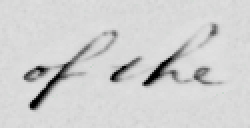
#> input picture data/gw_data/test/001/3080308_green_surface_104.png, 125 x 64 px (shown 2 times larger)
$ python filter.py -i ../data/gw_data/test/001 -o out   (older library calls are emulated)
#> lines starting #> are read from the running program, lines starting #| are printed output that depends on the picture; after the words box and inside, x2 and y2 are one past the last pixel; in counts of white or black regions, pixels touching at a corner belong together
import os
import cv2
import numpy as np
import argparse
from tqdm import tqdm

def apply_high_pass_filter(image, kernel_size=3, method='gaussian', binary_output=True, threshold_value=127, noise_reduction=True):
    """
    Apply filtering to preserve text and remove background noise

    Args:
        image: Input image (numpy array)
        kernel_size: Size of the kernel for filtering
        method: 'gaussian', 'laplacian', or 'sobel'
        binary_output: Whether to convert result to black and white (binary)
        threshold_value: Threshold value for binary conversion (0-255)
        noise_reduction: Whether to apply noise reduction techniques

    Returns:
        Filtered image with text preserved and background noise removed
    """
    if len(image.shape) == 3:
        # Convert to grayscale if colored
        gray = cv2.cvtColor(image, cv2.COLOR_BGR2GRAY)
    else:
        gray = image.copy()

    # Pre-processing for noise reduction
    if noise_reduction:
        # 1. Bilateral filter to reduce noise while preserving edges
        gray = cv2.bilateralFilter(gray, 9, 75, 75)

        # 2. Morphological opening to remove small noise
        kernel_noise = np.ones((2, 2), np.uint8)
        gray = cv2.morphologyEx(gray, cv2.MORPH_OPEN, kernel_noise)

    if method == 'gaussian':
        # For text preservation, use unsharp masking instead of high-pass
        # Apply Gaussian blur and then enhance contrast
        blurred = cv2.GaussianBlur(gray, (kernel_size, kernel_size), 0)
        # Unsharp masking: original + (original - blurred) * amount
        processed = cv2.addWeighted(gray, 1.5, blurred, -0.5, 0)
        processed = np.clip(processed, 0, 255).astype(np.uint8)

    elif method == 'laplacian':
        # Use Laplacian for edge detection but preserve text
        laplacian = cv2.Laplacian(gray, cv2.CV_64F, ksize=kernel_size)
        laplacian = np.absolute(laplacian)
        laplacian = np.uint8(laplacian)
        # Combine original with edge information
        processed = cv2.addWeighted(gray, 0.8, laplacian, 0.2, 0)

    elif method == 'sobel':
        # Use Sobel for edge detection but preserve text
        sobel_x = cv2.Sobel(gray, cv2.CV_64F, 1, 0, ksize=kernel_size)
        sobel_y = cv2.Sobel(gray, cv2.CV_64F, 0, 1, ksize=kernel_size)
        sobel = np.sqrt(sobel_x**2 + sobel_y**2)
        sobel = np.uint8(sobel)
        # Combine original with edge information
        processed = cv2.addWeighted(gray, 0.8, sobel, 0.2, 0)

    else:
        raise ValueError("Method must be 'gaussian', 'laplacian', or 'sobel'")

    # Post-processing noise reduction
    if noise_reduction:
        # Additional noise cleanup while preserving text
        kernel_clean = np.ones((2, 2), np.uint8)
        processed = cv2.morphologyEx(processed, cv2.MORPH_CLOSE, kernel_clean)
        processed = cv2.morphologyEx(processed, cv2.MORPH_OPEN, kernel_clean)

    # Convert to black and white if requested
    if binary_output:
        if noise_reduction:
            # Use adaptive thresholding for better text preservation
            processed = cv2.adaptiveThreshold(
                processed, 255, cv2.ADAPTIVE_THRESH_GAUSSIAN_C,
                cv2.THRESH_BINARY, 11, 2
            )
        else:
            # Apply simple threshold to create pure black and white image
            _, processed = cv2.threshold(processed, threshold_value, 255, cv2.THRESH_BINARY)

        # Invert the image so text is black and background is white
        processed = cv2.bitwise_not(processed)

        # Final cleanup to remove small noise while preserving text
        if noise_reduction:
            # Remove small white noise spots (opening)
            kernel_final = np.ones((2, 2), np.uint8)
            processed = cv2.morphologyEx(processed, cv2.MORPH_OPEN, kernel_final)

            # Fill small holes in text (closing)
            processed = cv2.morphologyEx(processed, cv2.MORPH_CLOSE, kernel_final)

    return processed

def get_image_extensions():
    """Return common image file extensions"""
    return {'.jpg', '.jpeg', '.png', '.bmp', '.tiff', '.tif', '.webp', '.gif'}

def process_image(input_path, output_path, kernel_size=3, method='gaussian', preserve_format=True, binary_output=True, threshold_value=127, noise_reduction=True):
    """
    Process a single image with high pass filter

    Args:
        input_path: Path to input image
        output_path: Path to save filtered image
        kernel_size: Size of the kernel for filtering
        method: Filtering method
        preserve_format: Whether to keep original format or save as PNG
        binary_output: Whether to convert result to black and white
        threshold_value: Threshold value for binary conversion
        noise_reduction: Whether to apply noise reduction techniques
    """
    try:
        # Read image
        image = cv2.imread(input_path)
        if image is None:
            print(f"Warning: Could not read image {input_path}")
            return False

        # Get original dimensions
        original_height, original_width = image.shape[:2]

        # Apply high pass filter
        filtered_image = apply_high_pass_filter(image, kernel_size, method, binary_output, threshold_value, noise_reduction)

        # Ensure output directory exists
        os.makedirs(os.path.dirname(output_path), exist_ok=True)

        # Save the filtered image
        if preserve_format:
            # Keep original format
            cv2.imwrite(output_path, filtered_image)
        else:
            # Save as PNG for consistency
            base_name = os.path.splitext(output_path)[0]
            png_path = base_name + '.png'
            cv2.imwrite(png_path, filtered_image)

        # Verify dimensions are preserved
        saved_image = cv2.imread(output_path if preserve_format else png_path)
        if saved_image is not None:
            saved_height, saved_width = saved_image.shape[:2]
            if saved_height != original_height or saved_width != original_width:
                print(f"Warning: Size mismatch for {input_path}")

        return True

    except Exception as e:
        print(f"Error processing {input_path}: {str(e)}")
        return False

def process_folder_structure(input_folder, output_folder, kernel_size=3, method='gaussian', preserve_format=True, binary_output=True, threshold_value=127, noise_reduction=True):
    """
    Process entire folder structure with high pass filter

    Args:
        input_folder: Root folder containing subfolders with images
        output_folder: Root folder for filtered images
        kernel_size: Size of the kernel for filtering
        method: Filtering method ('gaussian', 'laplacian', 'sobel')
        preserve_format: Whether to keep original image format
        binary_output: Whether to convert result to black and white
        threshold_value: Threshold value for binary conversion
        noise_reduction: Whether to apply noise reduction techniques
    """
    if not os.path.exists(input_folder):
        print(f"Error: Input folder {input_folder} does not exist")
        return

    # Create output folder if it doesn't exist
    os.makedirs(output_folder, exist_ok=True)

    # Get image extensions
    image_extensions = get_image_extensions()

    # Count total images for progress bar
    total_images = 0
    for root, dirs, files in os.walk(input_folder):
        for file in files:
            if os.path.splitext(file.lower())[1] in image_extensions:
                total_images += 1

    print(f"Found {total_images} images to process")
    print(f"Using {method} high pass filter with kernel size {kernel_size}")
    if binary_output:
        threshold_info = "adaptive thresholding" if noise_reduction else f"threshold {threshold_value}"
        print(f"Output will be binary (black and white) with {threshold_info}")
    if noise_reduction:
        print("Noise reduction is enabled")

    # Process all images
    processed_count = 0
    failed_count = 0

    with tqdm(total=total_images, desc="Processing images") as pbar:
        for root, dirs, files in os.walk(input_folder):
            # Calculate relative path from input folder
            rel_path = os.path.relpath(root, input_folder)

            # Create corresponding output directory
            if rel_path == '.':
                output_root = output_folder
            else:
                output_root = os.path.join(output_folder, rel_path)

            # Process each image file
            for file in files:
                file_ext = os.path.splitext(file.lower())[1]
                if file_ext in image_extensions:
                    input_path = os.path.join(root, file)
                    output_path = os.path.join(output_root, file)

                    # Process the image
                    if process_image(input_path, output_path, kernel_size, method, preserve_format, binary_output, threshold_value, noise_reduction):
                        processed_count += 1
                    else:
                        failed_count += 1

                    pbar.update(1)

    print(f"\nProcessing complete!")
    print(f"Successfully processed: {processed_count} images")
    print(f"Failed to process: {failed_count} images")
    print(f"Output saved to: {output_folder}")

def main():
    parser = argparse.ArgumentParser(description='Apply high pass filter to images in folder structure')
    parser.add_argument('--input', '-i', required=True, help='Input folder path')
    parser.add_argument('--output', '-o', required=True, help='Output folder path')
    parser.add_argument('--kernel_size', '-k', type=int, default=3, help='Kernel size for filtering (default: 3)')
    parser.add_argument('--method', '-m', choices=['gaussian', 'laplacian', 'sobel'],
                       default='gaussian', help='High pass filter method (default: gaussian)')
    parser.add_argument('--preserve_format', action='store_true',
                       help='Keep original image format (default: False, saves as PNG)')
    parser.add_argument('--preview', action='store_true',
                       help='Show preview of first image before processing all')
    parser.add_argument('--grayscale', action='store_true',
                       help='Output grayscale instead of black and white (binary)')
    parser.add_argument('--threshold', '-t', type=int, default=127,
                       help='Threshold value for black/white conversion (0-255, default: 127)')
    parser.add_argument('--no_noise_reduction', action='store_true',
                       help='Disable noise reduction techniques (faster but noisier)')

    args = parser.parse_args()

    # Determine if output should be binary (black and white) or grayscale
    binary_output = not args.grayscale
    noise_reduction = not args.no_noise_reduction

    # Preview mode
    if args.preview:
        print("Preview mode: Processing first image found...")
        image_extensions = get_image_extensions()

        for root, dirs, files in os.walk(args.input):
            for file in files:
                if os.path.splitext(file.lower())[1] in image_extensions:
                    input_path = os.path.join(root, file)

                    # Load and show original
                    original = cv2.imread(input_path)
                    if original is not None:
                        # Apply filter
                        filtered = apply_high_pass_filter(original, args.kernel_size, args.method, binary_output, args.threshold, noise_reduction)

                        # Display side by side
                        if binary_output:
                            # For binary images, convert to 3-channel for display
                            filtered_display = cv2.cvtColor(filtered, cv2.COLOR_GRAY2BGR)
                        else:
                            filtered_display = cv2.cvtColor(filtered, cv2.COLOR_GRAY2BGR)

                        combined = np.hstack((original, filtered_display))
                        noise_status = "with noise reduction" if noise_reduction else "without noise reduction"
                        window_title = f'Original (Left) vs Filtered {"Binary" if binary_output else "Grayscale"} {noise_status} (Right)'
                        cv2.imshow(window_title, combined)
                        cv2.waitKey(0)
                        cv2.destroyAllWindows()

                        choice = input("Continue with processing all images? (y/n): ")
                        if choice.lower() != 'y':
                            return
                        break
            else:
                continue
            break

    # Process all images
    process_folder_structure(
        args.input,
        args.output,
        args.kernel_size,
        args.method,
        args.preserve_format,
        binary_output,
        args.threshold,
        noise_reduction
    )
#> in process_image, image is the input picture: shape (64, 125, 3); mean B, G, R 207.5, 207.6, 207.5
#> in apply_high_pass_filter, `gray = cv2.bilateralFilter(gray, 9, 75, 75)`:
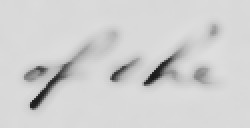
#> gray: shape (64, 125) (shown 2 times larger); min 25, max 222, mean 208.1
#> in apply_high_pass_filter, `gray = cv2.morphologyEx(gray, cv2.MORPH_OPEN, kernel_noise)`:
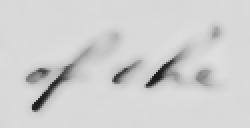
#> gray: shape (64, 125) (shown 2 times larger); min 25, max 222, mean 208.1
#> in apply_high_pass_filter, `processed = cv2.morphologyEx(processed, cv2.MORPH_CLOSE, kernel_clean)`:
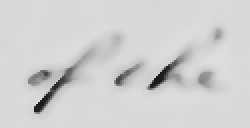
#> processed: shape (64, 125) (shown 2 times larger); min 24, max 224, mean 208.5
#> in apply_high_pass_filter, `processed = cv2.morphologyEx(processed, cv2.MORPH_OPEN, kernel_clean)`:
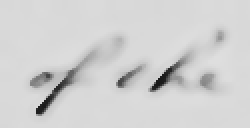
#> processed: shape (64, 125) (shown 2 times larger); min 24, max 222, mean 208.4
#> in apply_high_pass_filter, `processed = cv2.adaptiveThreshold( processed, 255, cv2.ADAPTIVE_THRESH..`:
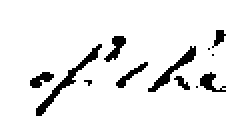
#> processed: shape (64, 125) (shown 2 times larger); 92.7% white; 12 black regions (4 under 20 px), largest, box (x1, y1, x2, y2) and area: (18, 22, 51, 58) 162, (74, 23, 98, 46) 116, (52, 18, 63, 31) 64
#> in apply_high_pass_filter, `processed = cv2.morphologyEx(processed, cv2.MORPH_OPEN, kernel_final)`:
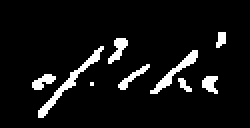
#> processed: shape (64, 125) (shown 2 times larger); 7% white; 9 white regions (1 under 20 px), largest, box (x1, y1, x2, y2) and area: (19, 23, 52, 59) 161, (75, 25, 99, 47) 114, (54, 19, 64, 32) 62
#> in apply_high_pass_filter, `processed = cv2.morphologyEx(processed, cv2.MORPH_CLOSE, kernel_final)`:
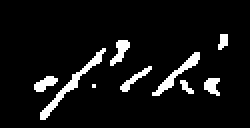
#> processed: shape (64, 125) (shown 2 times larger); 7% white; 9 white regions (1 under 20 px), largest, box (x1, y1, x2, y2) and area: (20, 24, 53, 60) 162, (76, 26, 100, 48) 114, (55, 20, 65, 33) 63

if __name__ == "__main__":
    main()

$ run again, on data/gw_data/test/001/3080308_green_surface_106.png
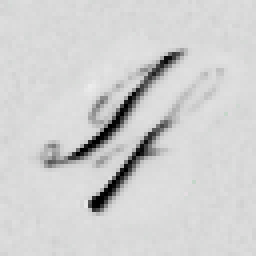
#> input picture data/gw_data/test/001/3080308_green_surface_106.png, 64 x 64 px (shown 4 times larger)
#> in process_image, image is the input picture: shape (64, 64, 3); mean B, G, R 207.8, 207.8, 207.8
#> in apply_high_pass_filter, `processed = cv2.adaptiveThreshold( processed, 255, cv2.ADAPTIVE_THRESH..`:
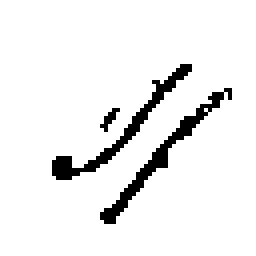
#> processed: shape (64, 64) (shown 4 times larger); 93.3% white; black in thin lines or dots, all inside (x1, y1, x2, y2) = (13, 16, 58, 56)
#> in apply_high_pass_filter, `processed = cv2.morphologyEx(processed, cv2.MORPH_CLOSE, kernel_final)`:
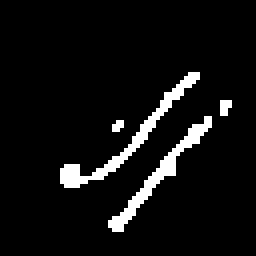
#> processed: shape (64, 64) (shown 4 times larger); 6.3% white in thin lines or dots, all inside (x1, y1, x2, y2) = (15, 18, 58, 58)

$ run again, on data/gw_data/test/001/3080308_green_surface_109.png
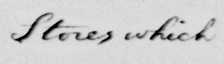
#> input picture data/gw_data/test/001/3080308_green_surface_109.png, 224 x 64 px
#> in process_image, image is the input picture: shape (64, 224, 3); mean B, G, R 204.8, 204.9, 204.8
#> in apply_high_pass_filter, `processed = cv2.adaptiveThreshold( processed, 255, cv2.ADAPTIVE_THRESH..`:
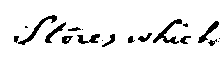
#> processed: shape (64, 224); 92.1% white; 19 black regions (6 under 20 px), largest, box (x1, y1, x2, y2) and area: (153, 19, 182, 44) 213, (18, 15, 57, 45) 189, (198, 21, 219, 43) 133
#> in apply_high_pass_filter, `processed = cv2.morphologyEx(processed, cv2.MORPH_CLOSE, kernel_final)`:
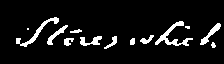
#> processed: shape (64, 224); 7.7% white; 13 white regions (2 under 20 px), largest, box (x1, y1, x2, y2) and area: (155, 21, 193, 46) 260, (16, 17, 59, 47) 213, (200, 23, 221, 45) 132

$ run again, on data/gw_data/test/001/3080308_green_surface_114.png
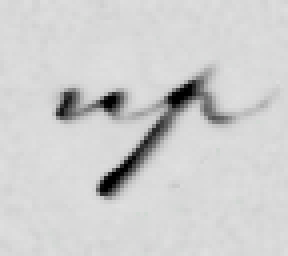
#> input picture data/gw_data/test/001/3080308_green_surface_114.png, 72 x 64 px (shown 4 times larger)
#> in process_image, image is the input picture: shape (64, 72, 3); mean B, G, R 206.9, 207, 206.9
#> in apply_high_pass_filter, `processed = cv2.morphologyEx(processed, cv2.MORPH_CLOSE, kernel_final)`:
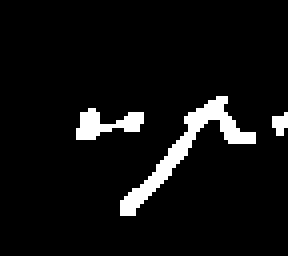
#> processed: shape (64, 72) (shown 4 times larger); 6.1% white; 3 white regions (1 under 20 px), largest, box (x1, y1, x2, y2) and area: (30, 24, 64, 54) 193, (19, 27, 36, 35) 72
